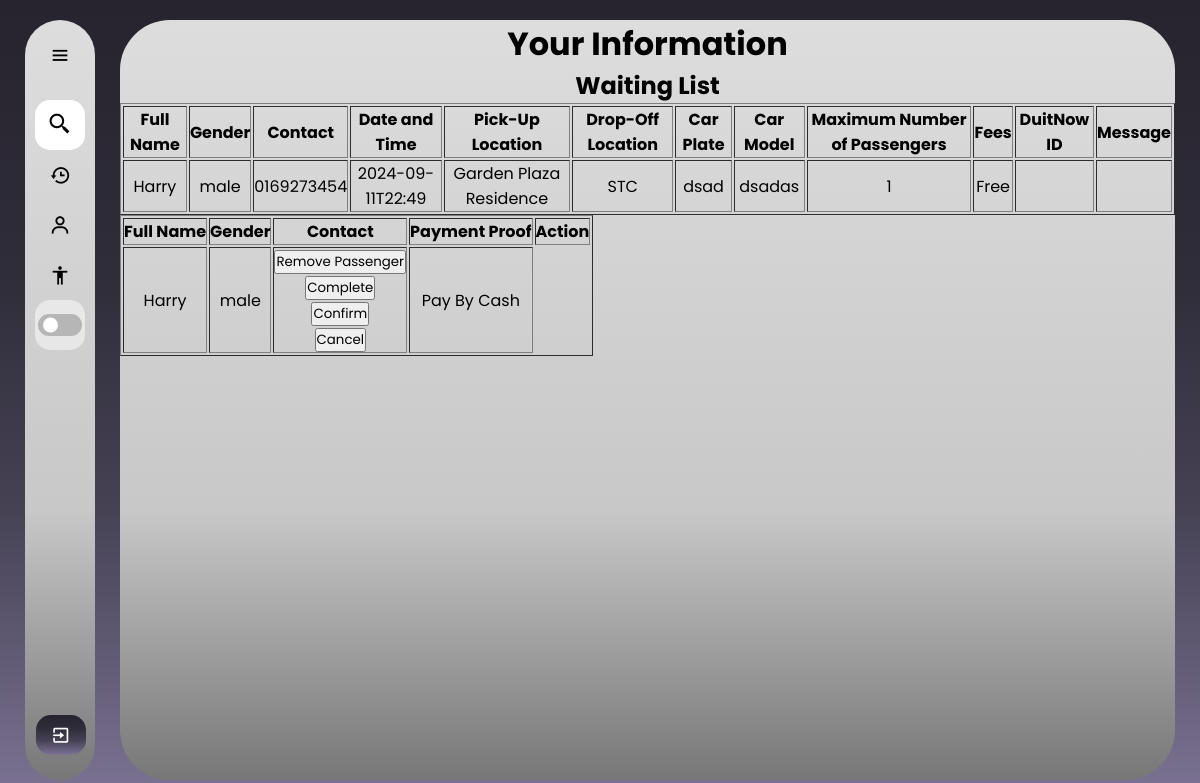
Page /match_passenger/5 (signed in) on the committed database.
### web/models.py (models this page shows)
class Profile(db.Model):
    id = db.Column(db.Integer, primary_key=True)
    fullName = db.Column(db.String(150))
    gender = db.Column(db.String(100), nullable=False)
    birthyear=db.Column(db.String(15), nullable=False)
    contact = db.Column(db.String(15), nullable=False)
    birthyear = db.Column(db.String(15), nullable=False)
    profile_pic = db.Column(db.String(200), default="default.jpg")  # Make sure this column is present
    user_id = db.Column(db.Integer, db.ForeignKey('user.id'), nullable=False)
    birthyear = db.Column(db.String(15), nullable=False)

class Driverspost(db.Model):
    id = db.Column(db.Integer, primary_key=True)
    dateandTime = db.Column(db.String(50), nullable=False)
    pickup = db.Column(db.String(100), nullable=False)
    pickup_lat = db.Column(db.Float, nullable=True)  # Nullable
    pickup_lng = db.Column(db.Float, nullable=True)  # Nullable
    dropoff = db.Column(db.String(100), nullable=False)
    dropoff_lat = db.Column(db.Float, nullable=True)  # Nullable
    dropoff_lng = db.Column(db.Float, nullable=True)  # Nullable
    carplate = db.Column(db.String(20), nullable=False)
    carmodel = db.Column(db.String(50), nullable=False)
    totalperson = db.Column(db.Integer, nullable=False)
    fees = db.Column(db.String(50), nullable=False)
    duitnowid = db.Column(db.String(50), nullable=True)  # Nullable
    message = db.Column(db.Text, nullable=True)  # Nullable
    status = db.Column(db.String(50), nullable=False)
    user_id = db.Column(db.Integer, db.ForeignKey('user.id'), nullable=False)
    passenger_matches = db.relationship('PassengerMatch', foreign_keys='PassengerMatch.driver_id', backref='driver_post', lazy=True)

class PassengerMatch(db.Model):
    id = db.Column(db.Integer, primary_key=True)
    passenger_id = db.Column(db.Integer, db.ForeignKey('user.id'), nullable=False)
    driver_id = db.Column(db.Integer, db.ForeignKey('driverspost.id'), nullable=False)
    payment_proof_id = db.Column(db.Integer, db.ForeignKey('payment_proof.id'), nullable=True)
    status = db.Column(db.String(20), nullable=False, default='in_progress')
    passenger = db.relationship('User', foreign_keys=[passenger_id], backref='matches_as_passenger')
    driver = db.relationship('Driverspost', foreign_keys=[driver_id], backref='matches_as_driver')
    payment_proof = db.relationship('PaymentProof', backref='matches', lazy=True)

### web/routes.py (the view)
@bp.route('/match_passenger/<int:driver_id>')
@login_required
def match_passenger(driver_id):
    profile = Profile.query.filter_by(user_id=current_user.id).first()
    driver = Driverspost.query.get_or_404(driver_id)
    profiles = Profile.query.all()
    profile_dict = {profile.user_id: profile for profile in profiles}
    matches = PassengerMatch.query.filter_by(driver_id=driver_id, status='in_progress').all()
    print(f"Profile dict keys: {profile_dict.keys()}")
    print(f"Driver user ID: {driver.user_id}")
    return render_template(
        'match_passenger.html',
        driver=driver,
        matches=matches,  # Pass the matches to the template
        profile_dict=profile_dict,
        profile=profile
    )

### web/templates/match_passenger.html (shortened to what this page needs)
{% extends "base_driver.html" %}
{% block content %}
<!DOCTYPE html>
<html>
  <head>
    <link rel="stylesheet" href="../static/match_passenger.css">
  </head>
<body>
    <div class="container">
        <div class="header">
            <h1>Your Information</h1>
        </div>
        <table border="1">
            <tr>
                <th>Full Name</th>
                <th>Gender</th>
                <th>Contact</th>
                <th>Date and Time</th>
                <th>Pick-Up Location</th>
                <th>Drop-Off Location</th>
                <th>Car Plate</th>
                <th>Car Model</th>
                <th>Maximum Number of Passengers</th>
                <th>Fees</th>
                <th>DuitNow ID</th>
                <th>Message</th>
            </tr>
            <tr>
                <td>{{ profile_dict[driver.user_id].fullName }}</td>
                <td>{{ profile_dict[driver.user_id].gender }}</td>
                <td>{{ profile_dict[driver.user_id].contact }}</td>
                <td>{{ driver.dateandTime }}</td>
                <td>{{ driver.pickup }}</td>
                <td>{{ driver.dropoff }}</td>
                <td>{{ driver.carplate }}</td>
                <td>{{ driver.carmodel }}</td>
                <td>{{ driver.totalperson }}</td>
                <td>{{ driver.fees }}</td>
                <td>{{ driver.duitnowid }}</td>
                <td>{{ driver.message }}</td>
            </tr>
        <h2>Waiting List</h2>
        <table border="1">
            <tr>
                <th>Full Name</th>
                <th>Gender</th>
                <th>Contact</th>
                <th>Payment Proof</th>
                <th>Action</th>
            </tr>
            {% for match in matches %}
            <tr>
                <td>{{ profile_dict[match.passenger_id].fullName }}</td>
                <td>{{ profile_dict[match.passenger_id].gender }}</td>
                <td>
                    <form action="{{ url_for('main.remove_passenger', passenger_id=match.passenger_id, driver_id=driver.id) }}" method="POST">
                        <input type="submit" value="Remove Passenger" class="btn">
                    </form>
                    <form action="{{ url_for('main.complete_match', match_id=match.id) }}" method="POST">
                        <input type="submit" value="Complete">
                    </form>
                    <form action="{{ url_for('main.confirm_match', match_id=match.id) }}" method="POST">
                        <input type="submit" value="Confirm">
                    </form>
                    <form action="{{ url_for('main.cancel_match', match_id=match.id) }}" method="POST">
                        <input type="submit" value="Cancel">
                    </form>
                </td>
                <td>
                {% if match.payment_proof %}
                    <img src="{{ url_for('static', filename='payment/' ~ match.payment_proof.file_name) }}" alt="Payment Proof" style="width:150px;height:150px;">
                {% else %}
                    Pay By Cash
                {% endif %}
                </td>
            </tr>
            {% else %}
            <tr>
                <td colspan="5">No passengers found</td>
            </tr>
            {% endfor %}
        </table>
    </div>
</body>
</html>
{% endblock %}

### web/static/sidebar.css (style rules this page uses)
* { margin: 0; padding: 0; box-sizing: border-box; font-family: "poppins"; }
:root { --background-color: linear-gradient(to bottom, #27242f, #292632, #2c2935, #2e2b39, #312e3c, #383544, #3f3b4c, #464254, #534e64, #615a74, #6f6784, #7d7495); --box-color: linear-gradient(180deg, #DDDDDD 0%, #C8C8C8 64.5%, #777777 100%); --text-color: black; --toggle-color: white; --mode-background: rgba(255, 255, 255, 0.5); --box-shadow: 5px 5px 10px rgba(0, 0, 0, 0.5); }
body { position: relative; min-height: 100vh; width: 100%; overflow: hidden; background: var(--background-color) fixed; }

### web/static/match_passenger.css (style rules this page uses)
* { margin: 0; padding: 0; box-sizing: border-box; font-family: "poppins"; }
:root { --background-color: linear-gradient(to bottom, #27242f, #292632, #2c2935, #2e2b39, #312e3c, #383544, #3f3b4c, #464254, #534e64, #615a74, #6f6784, #7d7495); --box-color: linear-gradient(180deg, #DDDDDD 0%, #C8C8C8 64.5%, #777777 100%); --text-color: black; --toggle-color: white; --mode-background: rgba(255, 255, 255, 0.5); --box-shadow: 5px 5px 10px rgba(0, 0, 0, 0.5); --box-shadow2: 10px 10px 20px rgba(0, 0, 0, 0.5); --table-header: #2424242f; --table-data: #0000000b; --table-hover: #fff6; --btn: rgba(0, 0, 0, 0.7); }
body { position: relative; min-height: 100vh; width: 100%; }
.container { position: absolute; top: 20px; bottom: 20px; left: 120px; right: 25px; background: var(--box-color); border-radius: 50px; transition: all 0.5s ease; text-align: center; }

### rows in the picture
Profile: fullName "Harry", gender "male", contact "0169273454"
Driverspost: dateandTime "2024-09-11T22:49", pickup "Garden Plaza Residence", dropoff "STC", carplate "dsad", carmodel "dsadas", totalperson "1", fees "Free"
